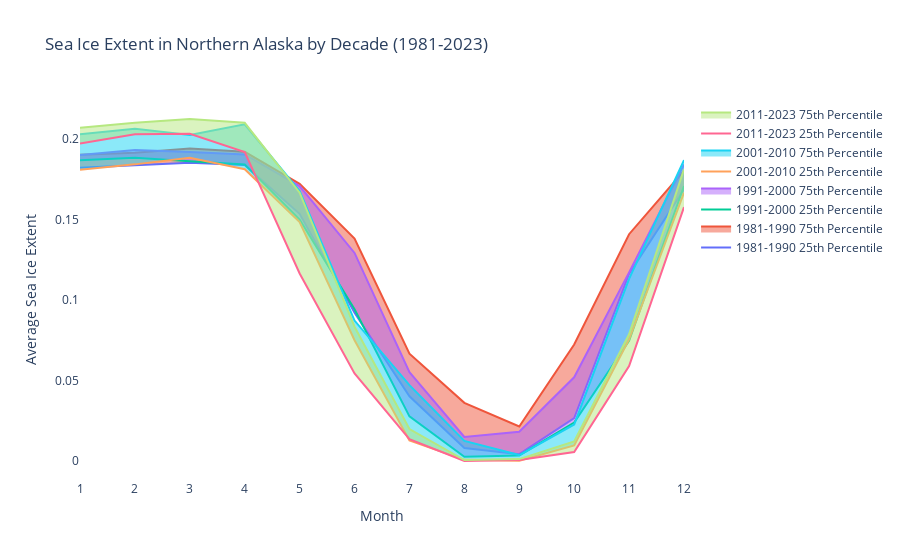

Write notebook code for a chart like this one.
### Markdown cell above
### Excluding 1980 to stay consistent with temp parameter

### Code cell
import xarray as xr
import plotly.graph_objects as go
import os
import pandas as pd
import numpy as np

# Base directory where the NetCDF files are stored
data_dir = '/Users/casey/Desktop/blue-dot/data/raw'

# Months (1 through 12)
months = list(range(1, 13))

# Decade ranges
decades = [(1981, 1990), (1991, 2000), (2001, 2010), (2011, 2023)]

# Latitude and longitude bounds for Northern Alaska
lat_bounds = [64, 71]
lon_bounds = [-168, -141]

# Initialize DataFrame for sea ice extent
df_sea_ice = pd.DataFrame()

# Process each file in the directory
for file_name in os.listdir(data_dir):
    if file_name.endswith('.nc4'):
        # Extract year and month from file name
        parts = file_name.split('.')
        date_part = parts[-2]  # Format 'YYYYMM'
        year = int(date_part[:4])
        month = int(date_part[4:6])

        file_path = os.path.join(data_dir, file_name)
        ds = xr.open_dataset(file_path)

        # Extract 'FRSEAICE' for Northern Alaska region
        sea_ice = ds['FRSEAICE'].sel(lat=slice(*lat_bounds), lon=slice(*lon_bounds))

        # Store data in DataFrame
        df_sea_ice.at[pd.to_datetime(f'{year}-{month}-01'), 'Sea Ice Extent'] = sea_ice.mean().values
        ds.close()

# Create a figure for plotting
fig = go.Figure()

# Plot for each decade
for start_year, end_year in decades:
    # Select the data for the decade
    decade_data = df_sea_ice[(df_sea_ice.index.year >= start_year) & (df_sea_ice.index.year <= end_year)]
    
    # Calculate the 25th and 75th percentiles for each month
    lower_bound = decade_data.groupby(decade_data.index.month).quantile(0.25)
    upper_bound = decade_data.groupby(decade_data.index.month).quantile(0.75)

    # Plot the percentiles
    fig.add_trace(go.Scatter(x=lower_bound.index, y=lower_bound['Sea Ice Extent'], mode='lines', name=f'{start_year}-{end_year} 25th Percentile'))
    fig.add_trace(go.Scatter(x=upper_bound.index, y=upper_bound['Sea Ice Extent'], mode='lines', name=f'{start_year}-{end_year} 75th Percentile', fill='tonexty'))

# Update layout
fig.update_layout(
    title='Sea Ice Extent in Northern Alaska by Decade (1981-2023)',
    xaxis=dict(title='Month', tickmode='array', tickvals=months, showgrid=False),
    yaxis=dict(title='Average Sea Ice Extent', showgrid=False),
    plot_bgcolor='rgba(0,0,0,0)',  # Transparent background
    paper_bgcolor='rgba(0,0,0,0)'
)


fig.show()

### Figure 1 — Plotly figure (JSON) as saved in the notebook; plotly's stock layout.template omitted (floating-point values rounded to 4 significant figures)
{"data": [{"mode": "lines", "name": "1981-1990 25th Percentile", "type": "scatter", "x": [1, 2, 3, 4, 5, 6, 7, 8, 9, 10, 11, 12], "y": [0.1823, 0.1839, 0.1854, 0.184, 0.1537, 0.09223, 0.04034, 0.00829, 0.004449, 0.0268, 0.1163, 0.1688]}, {"fill": "tonexty", "mode": "lines", "name": "1981-1990 75th Percentile", "type": "scatter", "x": [1, 2, 3, 4, 5, 6, 7, 8, 9, 10, 11, 12], "y": [0.1904, 0.1915, 0.1942, 0.1922, 0.1722, 0.1383, 0.06679, 0.03627, 0.02161, 0.07254, 0.141, 0.1805]}, {"mode": "lines", "name": "1991-2000 25th Percentile", "type": "scatter", "x": [1, 2, 3, 4, 5, 6, 7, 8, 9, 10, 11, 12], "y": [0.1869, 0.1884, 0.1863, 0.1843, 0.1501, 0.09435, 0.02789, 0.002854, 0.003659, 0.024, 0.07484, 0.1709]}, {"fill": "tonexty", "mode": "lines", "name": "1991-2000 75th Percentile", "type": "scatter", "x": [1, 2, 3, 4, 5, 6, 7, 8, 9, 10, 11, 12], "y": [0.1902, 0.1933, 0.192, 0.1905, 0.1709, 0.1294, 0.05537, 0.01513, 0.01831, 0.05216, 0.1173, 0.1843]}, {"mode": "lines", "name": "2001-2010 25th Percentile", "type": "scatter", "x": [1, 2, 3, 4, 5, 6, 7, 8, 9, 10, 11, 12], "y": [0.1811, 0.1844, 0.1885, 0.1814, 0.1486, 0.07514, 0.01292, 0.0009088, 0.0003171, 0.009887, 0.07575, 0.1668]}, {"fill": "tonexty", "mode": "lines", "name": "2001-2010 75th Percentile", "type": "scatter", "x": [1, 2, 3, 4, 5, 6, 7, 8, 9, 10, 11, 12], "y": [0.2031, 0.2064, 0.2026, 0.2092, 0.1679, 0.08739, 0.04732, 0.01262, 0.003851, 0.02286, 0.1133, 0.187]}, {"mode": "lines", "name": "2011-2023 25th Percentile", "type": "scatter", "x": [1, 2, 3, 4, 5, 6, 7, 8, 9, 10, 11, 12], "y": [0.1973, 0.2031, 0.2034, 0.192, 0.1166, 0.05457, 0.01377, 0.0001756, 0.0007932, 0.005706, 0.05907, 0.1578]}, {"fill": "tonexty", "mode": "lines", "name": "2011-2023 75th Percentile", "type": "scatter", "x": [1, 2, 3, 4, 5, 6, 7, 8, 9, 10, 11, 12], "y": [0.2071, 0.2102, 0.2125, 0.2102, 0.1667, 0.08357, 0.02002, 0.0007659, 0.001355, 0.01226, 0.07885, 0.1813]}], "layout": {"paper_bgcolor": "rgba(0,0,0,0)", "plot_bgcolor": "rgba(0,0,0,0)", "title": {"text": "Sea Ice Extent in Northern Alaska by Decade (1981-2023)"}, "xaxis": {"showgrid": false, "tickmode": "array", "tickvals": [1, 2, 3, 4, 5, 6, 7, 8, 9, 10, 11, 12], "title": {"text": "Month"}}, "yaxis": {"showgrid": false, "title": {"text": "Average Sea Ice Extent"}}}}
